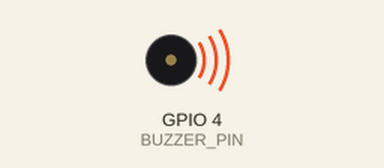
Simulated run of this program. Board: Raspberry Pi (BCM pin numbers). On the bench: buzzer (waves = sounding). At 13.0 s the program stops and its outputs stay as they are.

Above: at 0.1 s.
At 13.1 s:
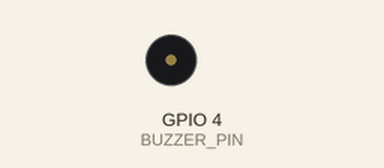
Timing chart, 0 to 14.5 s (numbered marks = the images above):
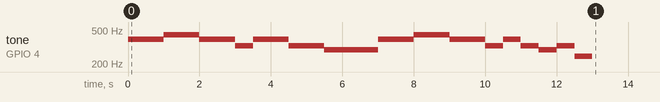

Measured:
- by itself, tone on GPIO 4 (BUZZER_PIN): plays 391 Hz for 1.0 s, 440 Hz for 1.0 s, 391 Hz for 1.0 s, 329 Hz for 0.50 s, 391 Hz for 1.0 s, 329 Hz for 1.0 s … (16 notes in this stretch)

The program:

piezo_buzzer_project.py
```python
import RPi.GPIO as GPIO
import time


BUZZER_PIN = 4
GPIO.setmode(GPIO.BCM)
GPIO.setup(BUZZER_PIN,GPIO.OUT)

pwm = GPIO.PWM(BUZZER_PIN,262)
pwm.start(10) #duty cycle (0~100)


melody = [391,391,440,440,391,391,329,391,391,329,329,293,293,293,391,391,440,440,391,391,329,391,329,293,329,246]
try:
    for i in melody:
        pwm.ChangeFrequency(i)
        time.sleep(0.5)


finally:
    pwm.stop()
    GPIO.cleanup()
```
